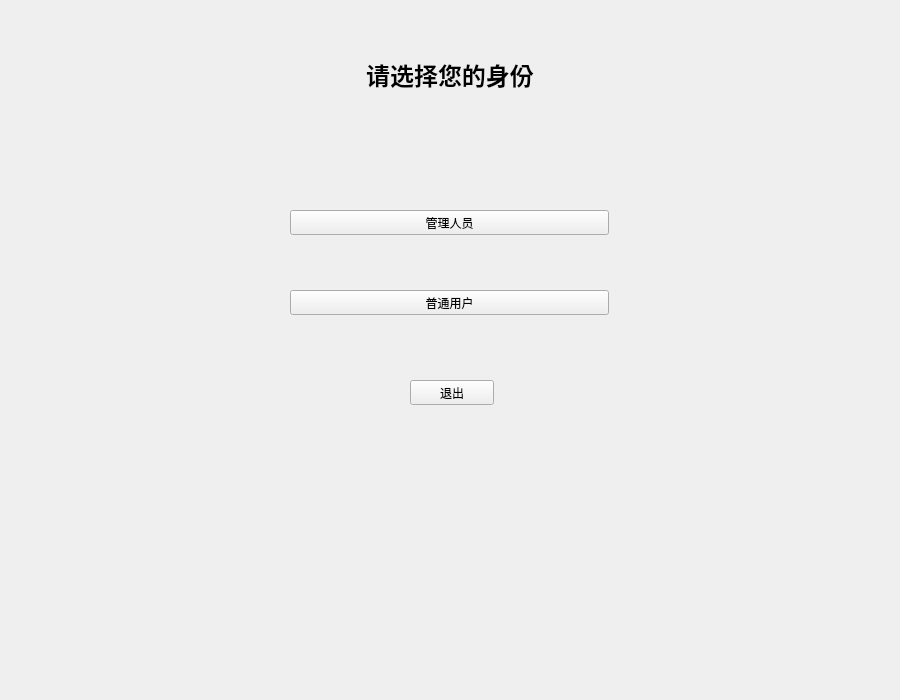
<?xml version="1.0" encoding="UTF-8"?>
<ui version="4.0">
 <class>homePage</class>
 <widget class="QWidget" name="homePage">
  <property name="geometry">
   <rect>
    <x>0</x>
    <y>0</y>
    <width>900</width>
    <height>700</height>
   </rect>
  </property>
  <property name="minimumSize">
   <size>
    <width>900</width>
    <height>700</height>
   </size>
  </property>
  <property name="windowTitle">
   <string>Form</string>
  </property>
  <property name="styleSheet">
   <string notr="true">background-image: url(:/img/backgroud.png);</string>
  </property>
  <widget class="QLabel" name="infor">
   <property name="geometry">
    <rect>
     <x>0</x>
     <y>50</y>
     <width>900</width>
     <height>50</height>
    </rect>
   </property>
   <property name="text">
    <string>&lt;html&gt;&lt;head/&gt;&lt;body&gt;&lt;p align=&quot;center&quot;&gt;&lt;span style=&quot; font-size:18pt; font-weight:600;&quot;&gt;请选择您的身份&lt;/span&gt;&lt;/p&gt;&lt;/body&gt;&lt;/html&gt;</string>
   </property>
  </widget>
  <widget class="QPushButton" name="Adm">
   <property name="geometry">
    <rect>
     <x>290</x>
     <y>210</y>
     <width>319</width>
     <height>25</height>
    </rect>
   </property>
   <property name="text">
    <string>管理人员</string>
   </property>
  </widget>
  <widget class="QPushButton" name="custom">
   <property name="geometry">
    <rect>
     <x>290</x>
     <y>290</y>
     <width>319</width>
     <height>25</height>
    </rect>
   </property>
   <property name="text">
    <string>普通用户</string>
   </property>
  </widget>
  <widget class="QPushButton" name="Exit">
   <property name="geometry">
    <rect>
     <x>410</x>
     <y>380</y>
     <width>84</width>
     <height>25</height>
    </rect>
   </property>
   <property name="text">
    <string>退出</string>
   </property>
  </widget>
 </widget>
 <resources/>
 <connections/>
</ui>
